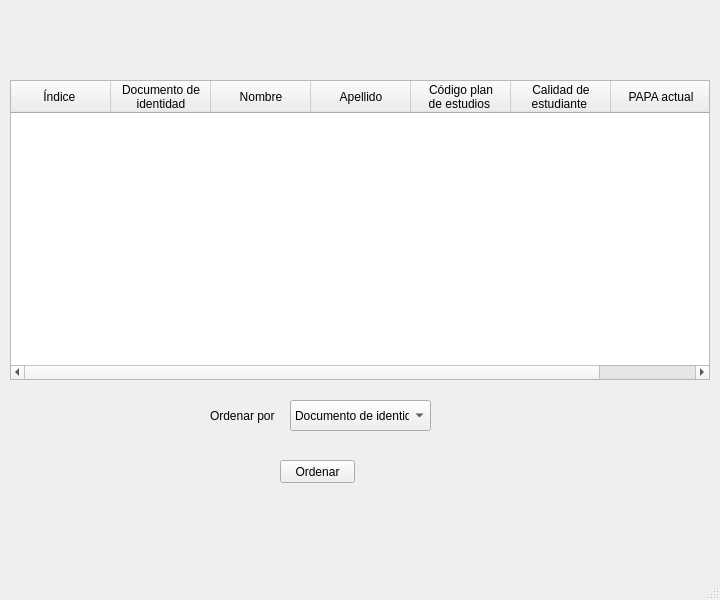
<?xml version="1.0" encoding="UTF-8"?>
<ui version="4.0">
 <class>MainWindow</class>
 <widget class="QMainWindow" name="MainWindow">
  <property name="geometry">
   <rect>
    <x>0</x>
    <y>0</y>
    <width>720</width>
    <height>600</height>
   </rect>
  </property>
  <property name="windowTitle">
   <string>MainWindow</string>
  </property>
  <widget class="QWidget" name="centralwidget">
   <widget class="QTableWidget" name="tableWidget">
    <property name="geometry">
     <rect>
      <x>10</x>
      <y>80</y>
      <width>700</width>
      <height>300</height>
     </rect>
    </property>
    <property name="editTriggers">
     <set>QAbstractItemView::NoEditTriggers</set>
    </property>
    <column>
     <property name="text">
      <string>Índice </string>
     </property>
    </column>
    <column>
     <property name="text">
      <string>Documento de 
identidad</string>
     </property>
    </column>
    <column>
     <property name="text">
      <string>Nombre</string>
     </property>
    </column>
    <column>
     <property name="text">
      <string>Apellido</string>
     </property>
    </column>
    <column>
     <property name="text">
      <string>Código plan 
de estudios </string>
     </property>
    </column>
    <column>
     <property name="text">
      <string>Calidad de 
estudiante </string>
     </property>
    </column>
    <column>
     <property name="text">
      <string>PAPA actual</string>
     </property>
    </column>
   </widget>
   <widget class="QComboBox" name="comboBox">
    <property name="geometry">
     <rect>
      <x>290</x>
      <y>400</y>
      <width>141</width>
      <height>31</height>
     </rect>
    </property>
    <item>
     <property name="text">
      <string>Documento de identidad</string>
     </property>
    </item>
    <item>
     <property name="text">
      <string>Nombre</string>
     </property>
    </item>
    <item>
     <property name="text">
      <string>Apellido</string>
     </property>
    </item>
    <item>
     <property name="text">
      <string>Código plan de estudios</string>
     </property>
    </item>
    <item>
     <property name="text">
      <string>Calidad de estudiante</string>
     </property>
    </item>
    <item>
     <property name="text">
      <string>PAPA actual</string>
     </property>
    </item>
   </widget>
   <widget class="QLabel" name="label">
    <property name="geometry">
     <rect>
      <x>210</x>
      <y>400</y>
      <width>81</width>
      <height>31</height>
     </rect>
    </property>
    <property name="text">
     <string>Ordenar por</string>
    </property>
   </widget>
   <widget class="QPushButton" name="pushButton">
    <property name="geometry">
     <rect>
      <x>280</x>
      <y>460</y>
      <width>75</width>
      <height>23</height>
     </rect>
    </property>
    <property name="text">
     <string>Ordenar</string>
    </property>
   </widget>
  </widget>
  <widget class="QMenuBar" name="menubar">
   <property name="geometry">
    <rect>
     <x>0</x>
     <y>0</y>
     <width>720</width>
     <height>21</height>
    </rect>
   </property>
  </widget>
  <widget class="QStatusBar" name="statusbar"/>
 </widget>
 <resources/>
 <connections/>
</ui>
